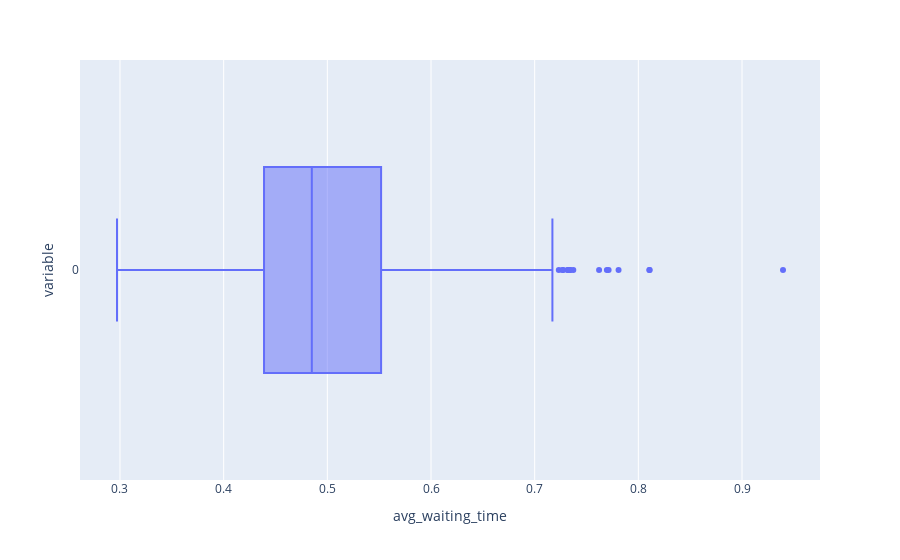

This figure's notebook cell:
### Code cell
px.box(data, orientation='h', labels={"value": tipo})

### Figure 1 — Plotly figure (JSON) as saved in the notebook; plotly's stock layout.template omitted (floating-point values rounded to 4 significant figures; data arrays with more than 128 entries replaced by an {"elided": "..."} marker saying what was removed)
{"data": [{"alignmentgroup": "True", "hovertemplate": "avg_waiting_time=%{x}<br>variable=%{y}<extra></extra>", "legendgroup": "", "marker": {"color": "#636efa"}, "name": "", "notched": false, "offsetgroup": "", "orientation": "h", "showlegend": false, "type": "box", "x": {"elided": "1000 float values"}, "x0": " ", "xaxis": "x", "y": {"elided": "1000 str values"}, "y0": " ", "yaxis": "y"}], "layout": {"boxmode": "group", "legend": {"tracegroupgap": 0}, "margin": {"t": 60}, "xaxis": {"anchor": "y", "domain": [0, 1], "title": {"text": "avg_waiting_time"}}, "yaxis": {"anchor": "x", "domain": [0, 1], "title": {"text": "variable"}}}}
